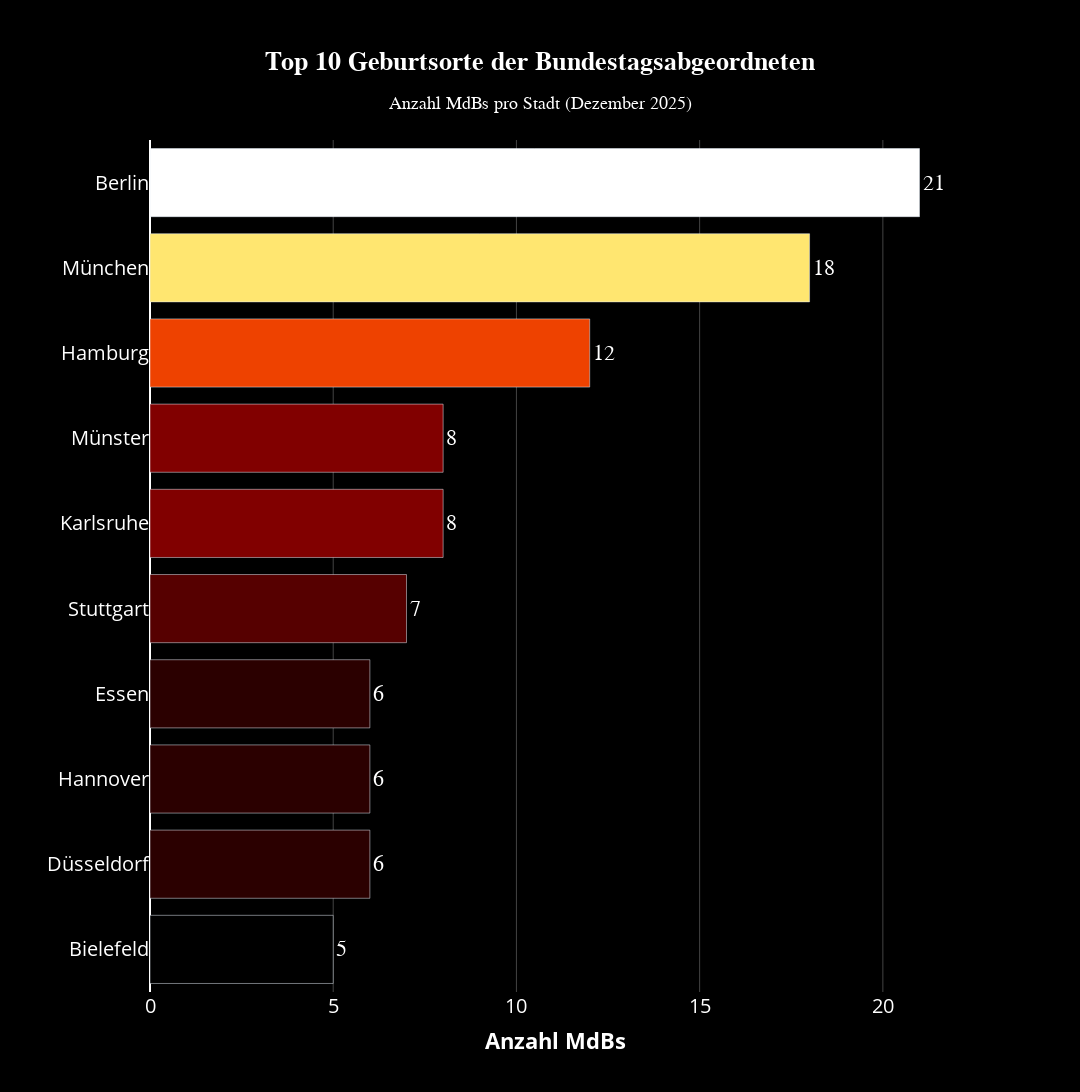

Notebook source saved alongside this figure:
### Code cell
# Create Top 10 Bar Charts
top_10 = df_map.nlargest(10, 'mp_count').sort_values('mp_count', ascending=True)

# German bar chart
fig_bar_de = go.Figure()

fig_bar_de.add_trace(go.Bar(
    x=top_10['mp_count'],
    y=top_10['geburtsort'],
    orientation='h',
    marker=dict(
        color=top_10['mp_count'],
        colorscale='Hot',
        showscale=False,
        colorbar=dict(title="MdBs")
    ),
    text=top_10['mp_count'],
    textposition='outside',
    textfont=dict(size=22, color='white', family='Arial Black'),
    hovertemplate='<b>%{y}</b><br>%{x} MdBs<extra></extra>'
))

fig_bar_de.update_layout(
    title=dict(
        text="<b>Top 10 Geburtsorte der Bundestagsabgeordneten</b><br><sub>Anzahl MdBs pro Stadt (Dezember 2025)</sub>",
        x=0.5,
        xanchor='center',
        font=dict(size=26, color='white', family='Arial Black')
    ),
    xaxis=dict(
        title=dict(text="<b>Anzahl MdBs</b>", font=dict(size=22, color='white')),
        tickfont=dict(size=20, color='white'),
        gridcolor='#444444'
    ),
    yaxis=dict(
        tickfont=dict(size=20, color='white')
    ),
    plot_bgcolor='#000000',
    paper_bgcolor='#000000',
    height=1350,
    width=1080,
    margin=dict(l=150, r=120, t=140, b=100)
)

# English bar chart
fig_bar_en = go.Figure()

fig_bar_en.add_trace(go.Bar(
    x=top_10['mp_count'],
    y=top_10['geburtsort'],
    orientation='h',
    marker=dict(
        color=top_10['mp_count'],
        colorscale='Hot',
        showscale=False,
        colorbar=dict(title="MPs")
    ),
    text=top_10['mp_count'],
    textposition='outside',
    textfont=dict(size=22, color='white', family='Arial Black'),
    hovertemplate='<b>%{y}</b><br>%{x} MPs<extra></extra>'
))

fig_bar_en.update_layout(
    title=dict(
        text="<b>Top 10 MP Birthplaces</b><br><sub>Number of MPs per City (December 2025)</sub>",
        x=0.5,
        xanchor='center',
        font=dict(size=26, color='white', family='Arial Black')
    ),
    xaxis=dict(
        title=dict(text="<b>Number of MPs</b>", font=dict(size=22, color='white')),
        tickfont=dict(size=20, color='white'),
        gridcolor='#444444'
    ),
    yaxis=dict(
        tickfont=dict(size=20, color='white')
    ),
    plot_bgcolor='#000000',
    paper_bgcolor='#000000',
    height=1350,
    width=1080,
    margin=dict(l=150, r=120, t=140, b=100)
)

# Save bar charts
output_bar_de = GRAPHICS_DIR / "top_10_birthplaces_de.png"
output_bar_en = GRAPHICS_DIR / "top_10_birthplaces_en.png"

fig_bar_de.write_image(output_bar_de, width=1080, height=1350, scale=2)
fig_bar_en.write_image(output_bar_en, width=1080, height=1350, scale=2)

print(f"✅ Saved bar chart: {output_bar_de}")
print(f"✅ Saved bar chart: {output_bar_en}")

fig_bar_de.show()

### Figure 1 — Plotly figure (JSON) as saved in the notebook; plotly's stock layout.template omitted (floating-point values rounded to 4 significant figures)
{"data": [{"hovertemplate": "<b>%{y}</b><br>%{x} MdBs<extra></extra>", "marker": {"color": [5, 6, 6, 6, 7, 8, 8, 12, 18, 21], "colorbar": {"title": {"text": "MdBs"}}, "colorscale": [[0.0, "rgb(0,0,0)"], [0.3333, "rgb(230,0,0)"], [0.6667, "rgb(255,210,0)"], [1.0, "rgb(255,255,255)"]], "showscale": false}, "orientation": "h", "text": [5.0, 6.0, 6.0, 6.0, 7.0, 8.0, 8.0, 12.0, 18.0, 21.0], "textfont": {"color": "white", "family": "Arial Black", "size": 22}, "textposition": "outside", "type": "bar", "x": [5, 6, 6, 6, 7, 8, 8, 12, 18, 21], "y": ["Bielefeld", "Düsseldorf", "Hannover", "Essen", "Stuttgart", "Karlsruhe", "Münster", "Hamburg", "München", "Berlin"]}], "layout": {"height": 1350, "margin": {"b": 100, "l": 150, "r": 120, "t": 140}, "paper_bgcolor": "#000000", "plot_bgcolor": "#000000", "title": {"font": {"color": "white", "family": "Arial Black", "size": 26}, "text": "<b>Top 10 Geburtsorte der Bundestagsabgeordneten</b><br><sub>Anzahl MdBs pro Stadt (Dezember 2025)</sub>", "x": 0.5, "xanchor": "center"}, "width": 1080, "xaxis": {"gridcolor": "#444444", "tickfont": {"color": "white", "size": 20}, "title": {"font": {"color": "white", "size": 22}, "text": "<b>Anzahl MdBs</b>"}}, "yaxis": {"tickfont": {"color": "white", "size": 20}}}}
